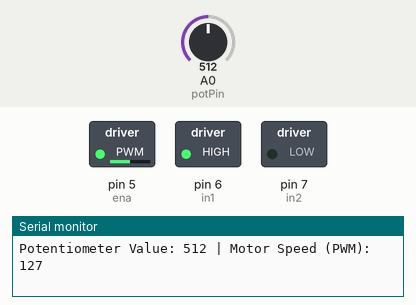
Bench run of a sketch on a simulated Arduino Uno, built with avr-gcc and run on an emulated ATmega328P. On the bench: switched loads named in the sketch (green lamp = pin HIGH), the last lines printed to the serial monitor. The inputs (shaded band) are chosen by the test bench; at power-on: A0 (potPin) = 512.

Above: at 1.2 s.
1.3 s: A0 (potPin) set to 716
At 1.6 s:
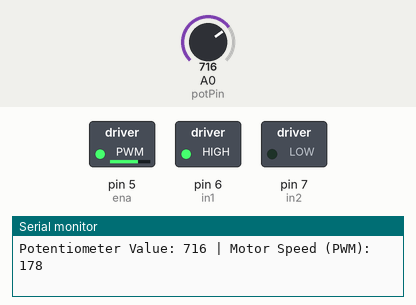
2.8 s: A0 (potPin) set to 900
At 3.2 s:
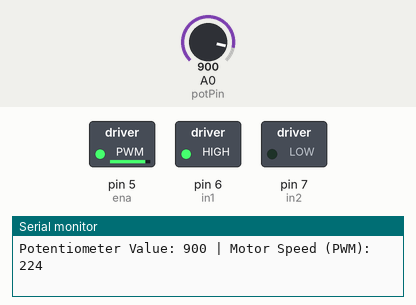
4.3 s: A0 (potPin) set to 408
At 4.8 s:
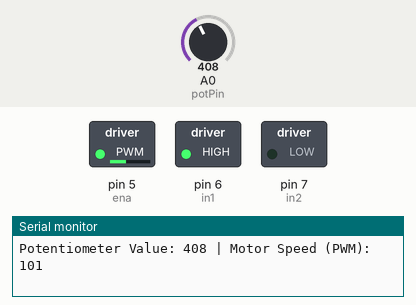
7.3 s: A0 (potPin) set to 385
At 8.0 s:
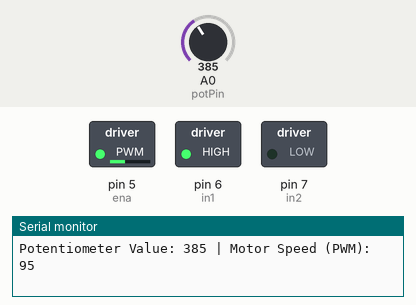
10.3 s: A0 (potPin) set to 122
At 11.2 s:
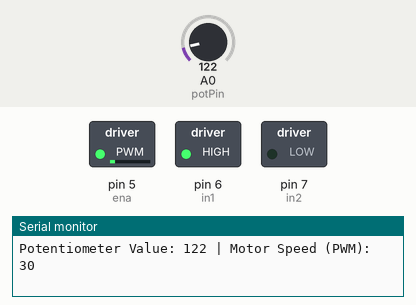
11.8 s: A0 (potPin) set to 511
At 12.7 s:
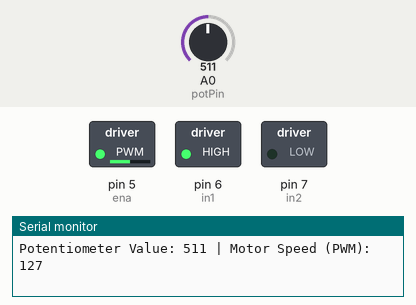
Timing chart, 0 to 14.3 s (numbered marks = the images above; inputs shaded):
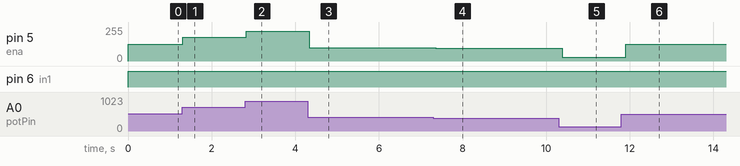

The sketch:

Variable_speed_dcmotor.ino
```cpp
const int potPin = A0;
const int ena = 5;
const int in1 = 6;
const int in2 = 7;

void setup() {
  pinMode(ena, OUTPUT);
  pinMode(in1, OUTPUT);
  pinMode(in2, OUTPUT);
  Serial.begin(9600);
}

void loop() {
  int potValue = analogRead(potPin);
  int motorSpeed = map(potValue, 0, 1023, 0, 255);

  // Motor Control
  digitalWrite(in1, HIGH);
  digitalWrite(in2, LOW);
  analogWrite(ena, motorSpeed);

  // Debugging
  Serial.print("Potentiometer Value: ");
  Serial.print(potValue);
  Serial.print(" | Motor Speed (PWM): ");
  Serial.println(motorSpeed);

  delay(100);
}
```

Measured:
- after the input at 1.3 s, pin 5 (ena): 127/255 → 178/255 at once
- after the input at 2.8 s, pin 5 (ena): 178/255 → 224/255 at once
- after the input at 4.3 s, pin 5 (ena): 224/255 → 101/255 at once
- after the input at 7.3 s, pin 5 (ena): 101/255 → 95/255 after 0.06 s
- after the input at 10.3 s, pin 5 (ena): 95/255 → 30/255 after 0.09 s
- after the input at 11.8 s, pin 5 (ena): 30/255 → 127/255 after 0.10 s
